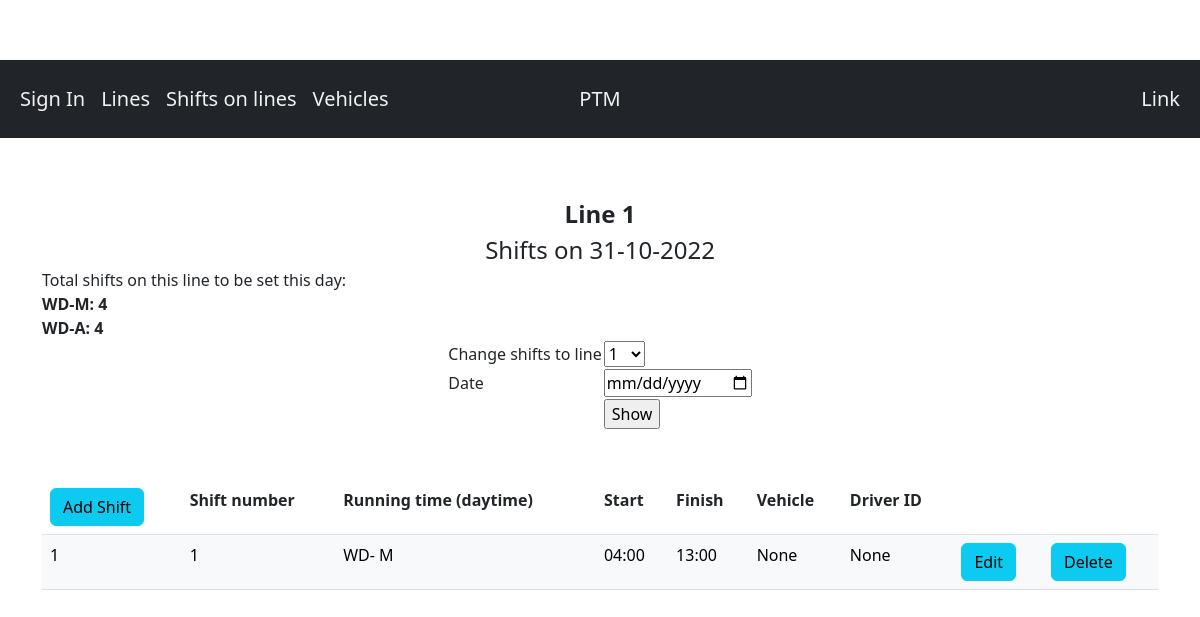
The page /shifts/1/2022-10-31 on the database its author committed.
### management_app/models.py (models this page shows, shortened)
class Line(models.Model):
    name = models.CharField(max_length=30, unique=True)
    distance = models.IntegerField()
    vehicle_type = models.ManyToManyField(VehicleType, through="LineVehicleType", blank=True)
    first_stop = models.CharField(max_length=50)
    last_stop = models.CharField(max_length=50)
    class Meta:
        ordering = [
            Cast("name", output_field=models.IntegerField()),
        ]

class ShiftOnLine(models.Model):
    line = models.ForeignKey(Line, on_delete=models.CASCADE)
    shift_time = models.ForeignKey(ShiftTime, on_delete=models.CASCADE)
    number_of_shifts = models.IntegerField(null=True)

class ShiftTime(models.Model):
    line = models.ManyToManyField(Line, through='ShiftOnLine')
    DAY = [
        ('WD', 'Weekday'),
        ('SAT', 'Saturday'),
        ('SUN', 'Sunday'),
    ]
    day = models.CharField(max_length=3, choices=DAY)
    DAYTIME = [
        ('M', 'Morning'),
        ('A', 'Afternoon'),
        ('N', 'Night'),
    ]
    daytime = models.CharField(max_length=1, choices=DAYTIME)
    order = models.IntegerField(null=True)

class Shift(models.Model):
    date = models.DateField()
    shift_on_line = models.ForeignKey(ShiftOnLine, on_delete=models.CASCADE, null=True)
    shift_number = models.IntegerField(null=True)
    start_time = models.TimeField(null=True, blank=True)
    end_time = models.TimeField(null=True, blank=True)
    vehicle = models.ForeignKey(Vehicle, on_delete=models.CASCADE, null=True, blank=True)
    driver = models.ForeignKey(Driver, on_delete=models.CASCADE, null=True, blank=True)
    overtime = models.TimeField(null=True, blank=True)

### management_app/views.py (the view, shortened to what this page needs)
# urls.py: path('shifts/<int:line_id>/<date:shift_date>', views.ShiftsOnLineDetailView.as_view(), name='shifts_on_line'),
class ShiftsOnLineDetailView(View):
    def get(self, request, line_id, shift_date):
        line = Line.objects.get(pk=line_id)
        shifts = Shift.objects.filter(shift_on_line__line_id=line_id, date=shift_date)
        if shift_date.weekday() <= 4:
            shift_day = "WD"
        elif shift_date.weekday() == 5:
            shift_day = "SAT"
        elif shift_date.weekday() == 6:
            shift_day = "SUN"
        shifts_on_line = ShiftOnLine.objects.filter(line_id=line_id, shift_time__day=shift_day)
        all_lines = Line.objects.all()
        current_date = date.today()
        return render(request, 'line_shifts_details.html', {'line': line,
                                                            'shifts': shifts,
                                                            'shift_date': shift_date,
                                                            'shifts_on_line': shifts_on_line,
                                                            'all_lines': all_lines,
                                                            'current_date': current_date})

### management_app/coverters.py (called while the page is built)
    def to_python(self, value):
        return datetime.strptime(value, self.format).date()

### templates/line_shifts_details.html (shortened to what this page needs)
{% extends 'index.html' %}
{% block content %}
    <br><br><br><br>
    <div class="main-center" style="font-size: 150%">
        <strong>Line {{ line.name }}</strong>
    </div>
    <div class="main-center" style="font-size: 150%; margin-top: 0px">
        Shifts on {{ shift_date|date:'d-m-Y' }}
    </div>
    <div>
        Total shifts on this line to be set this day:<br>
        <strong>
            {% if shifts_on_line.count == 0 %}
                No shifts
            {% else %}
                {% for shift in shifts_on_line %}
                    {{ shift.shift_time.day }}-{{ shift.shift_time.daytime }}:
                    {{ shift.number_of_shifts }}<br>
                {% endfor %}
            {% endif %}
        </strong>
    </div>
    <div class="main-center" style="font-size: 100%; margin-top: 0px">
        <table>
            <form method="post">
                <tr>
                    <td>
                        <label for="line_id">Change shifts to line</label>
                    </td>
                    <td>
                        <select id="line_id" name="line_id">
                            {% for line in all_lines %}
                                <option value="{{ line.pk }}">{{ line.name }}</option>
                            {% endfor %}
                        </select>
                    </td>
                </tr>
                <tr>
                    <td>
                        <label for="shift_date">Date</label>
                    </td>
                    <td>
                        <input type="date" id="shift_date" name="shift_date" value="{{ shift_date|date:'d.m.Y' }}">
                    </td>
                </tr>
                <tr>
                    <td></td>
                    <td>
                        <input type="submit" id="show" name="show" value="Show">
                    </td>
                </tr>
            </form>
        </table>
    </div>
    <div class="main-center" style="margin-top: 50px">
        <table class="table">
            <tr>
                <th><a class="btn btn-info" href="/add-shift/{{ line.pk }}/{{ shift_date|date:'Y-m-d' }}">Add Shift</a></th>
                <th>Shift number</th>
                <th>Running time (daytime)</th>
                <th>Start</th>
                <th>Finish</th>
                <th>Vehicle</th>
                <th>Driver ID</th>
                <th></th>
                <th></th>
            </tr>
            {% for shift in shifts %}
                <tr class="{% cycle 'table-light' 'table-dark' %}">
                    <td>{{ forloop.counter }}</td>
                    <td>{{ shift.shift_number }}</td>
                    <td>{{ shift.shift_on_line.shift_time.day }}-
                        {{ shift.shift_on_line.shift_time.daytime }}
                    </td>
                    <td>{{ shift.start_time|time:"H:i" }}</td>
                    <td>{{ shift.end_time|time:"H:i" }}</td>
                    <td>{{ shift.vehicle }}</td>
                    <td>{{ shift.driver }}</td>
                    <td><a class="btn btn-info" href="/shifts/{{ shift.pk }}/edit">Edit</a></td>
                    <td><a class="btn btn-info" href="/shifts/{{ shift.pk }}/delete">Delete</a></td>
                </tr>
            {% endfor %}
        </table>
    </div>
{% endblock %}

### management_app/static/my_nav.css (style rules this page uses)
.main-center { margin-top: 100px; display: flex; justify-content: center; }

### rows shown on the page
Line: name "1"
ShiftOnLine: shift_time.day "WD", shift_time.daytime "M", number_of_shifts "4"
ShiftOnLine: shift_time.day "WD", shift_time.daytime "A", number_of_shifts "4"
Shift: shift_number "1", shift_on_line.shift_time.day "WD", shift_on_line.shift_time.daytime "M", start_time "04:00", end_time "13:00", vehicle "None", driver "None"

### other values the page prints
{{ shift_date|date:'d-m-Y' }} "31-10-2022"
form field line_id "1"
